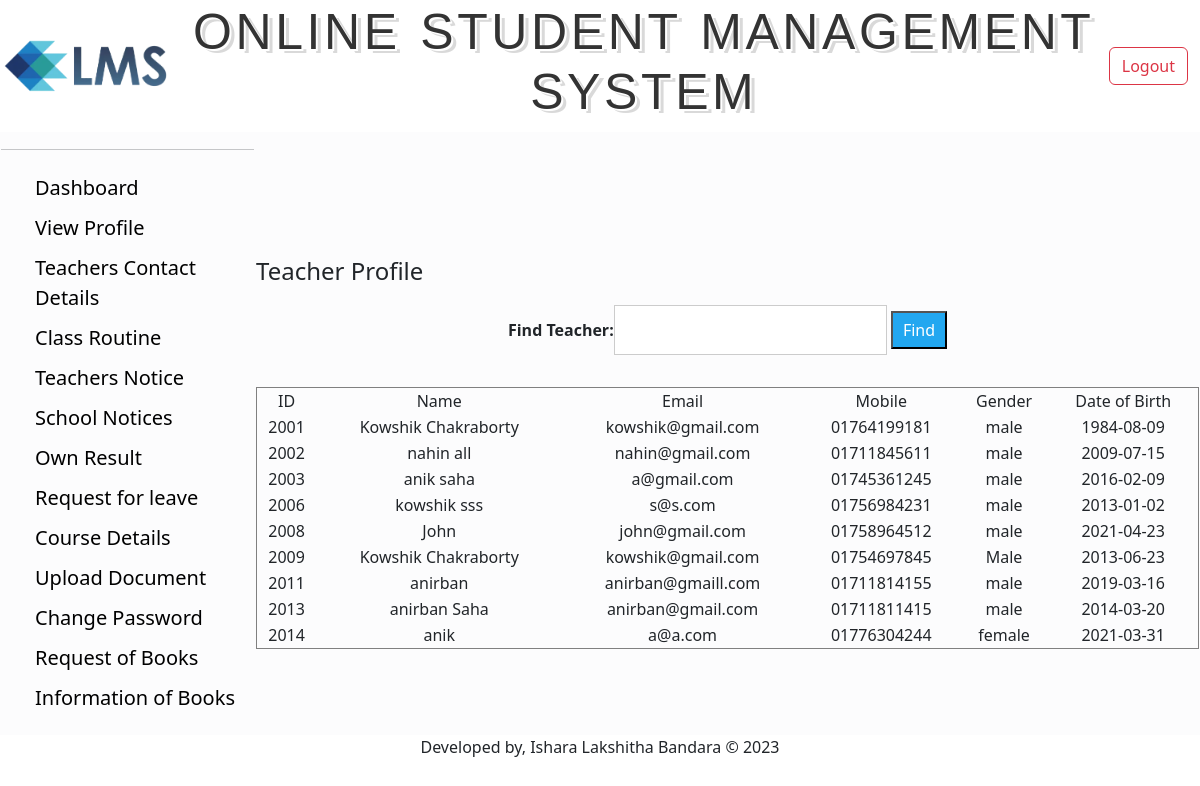
/student/view/teacherprofile.php (signed in), run on the app's committed database.
### tables this page shows
CREATE TABLE `teacher` (
  `id` varchar(20) NOT NULL,
  `name` varchar(70) NOT NULL,
  `email` varchar(70) NOT NULL,
  `mobile` varchar(70) NOT NULL,
  `gender` varchar(70) NOT NULL,
  `dob` date NOT NULL,
  `subject` varchar(30) NOT NULL,
  `password` varchar(70) NOT NULL
);

### student/Model/DatabaseConnection.php (called while the page is built, shortened)
<?php
	function getAllteacher(){
		$conn = getConnection();
		$sql = "select * from teacher";
		$result = mysqli_query($conn, $sql);
		$user=[];
		while($row = mysqli_fetch_assoc($result))
		{
			array_push($user, $row);
		}
		return $user;
	}
?>

### student/View/teacherprofile.php (the view, shortened to what this page needs)
<?php
require_once('../Model/DatabaseConnection.php');
$teacherList=getAllteacher();
include('header.php');
?>
<?php include('sideBar.php'); ?>
        <td>
          <fieldset>
            <legend>Teacher Profile</legend>
            <center>
                  <b>Find Teacher:</b><input type="text" onkeyup="ajax()" name="name" id="name">
                  <input type="button" name="" value="Find">
                </center>
          <div id="myh1" class="">
                  <br>
        <form class="" action="" method="post">
        <?php
                echo "<table border = 1 width='100%' cellspacing = 0  >
                <tr align = 'center'>
                    <td>ID</td>
                    <td>Name</td>
                    <td>Email</td>
                    <td>Mobile</td>
                    <td>Gender</td>
                    <td>Date of Birth</td>
                </tr>";
                for($i = 0; $i<count($teacherList); $i++){
                    echo "<tr align = 'center'>
                    <td>{$teacherList[$i]['id']}</td>
                    <td>{$teacherList[$i]['name']}</td>
                    <td>{$teacherList[$i]['email']}</td>
                    <td>{$teacherList[$i]['mobile']}</td>
                    <td>{$teacherList[$i]['gender']}</td>
                    <td>{$teacherList[$i]['dob']}</td>
                </tr>";
                }
                echo "</table>";
                ?>
                </div>
        </fieldset>
        </td>
      </tr>
      <?php include('footer.php'); ?>

### student/css/sidebar.css (style rules this page uses)
input[type=button] { background-color: #22A7F0; width: auto; color: white; padding: 5px 10px; cursor: pointer; }
input[type=text],input[type=email], input[type=password] { padding: 8px 20px; margin: 8px 0; display: inline-block; border: 1px solid #ccc; box-sizing: border-box; }

### student/css/adminlogin.css (style rules this page uses)
input[type="text"], input[type="password"] { padding: 12px 20px; margin: 8px 0; display: inline-block; border: 1px solid #ccc; box-sizing: border-box; }

### data on the page
teacher: id "2001", name "Kowshik Chakraborty", email "kowshik@gmail.com", mobile "01764199181", gender "male", dob "1984-08-09"
teacher: id "2002", name "nahin all", email "nahin@gmail.com", mobile "01711845611", gender "male", dob "2009-07-15"
teacher: id "2003", name "anik saha", email "a@gmail.com", mobile "01745361245", gender "male", dob "2016-02-09"
teacher: id "2006", name "kowshik sss", email "s@s.com", mobile "01756984231", gender "male", dob "2013-01-02"
teacher: id "2008", name "John", email "john@gmail.com", mobile "01758964512", gender "male", dob "2021-04-23"
teacher: id "2009", name "Kowshik Chakraborty", email "kowshik@gmail.com", mobile "01754697845", gender "Male", dob "2013-06-23"
teacher: id "2011", name "anirban", email "anirban@gmaill.com", mobile "01711814155", gender "male", dob "2019-03-16"
teacher: id "2013", name "anirban Saha", email "anirban@gmail.com", mobile "01711811415", gender "male", dob "2014-03-20"
teacher: id "2014", name "anik", email "a@a.com", mobile "01776304244", gender "female", dob "2021-03-31"
